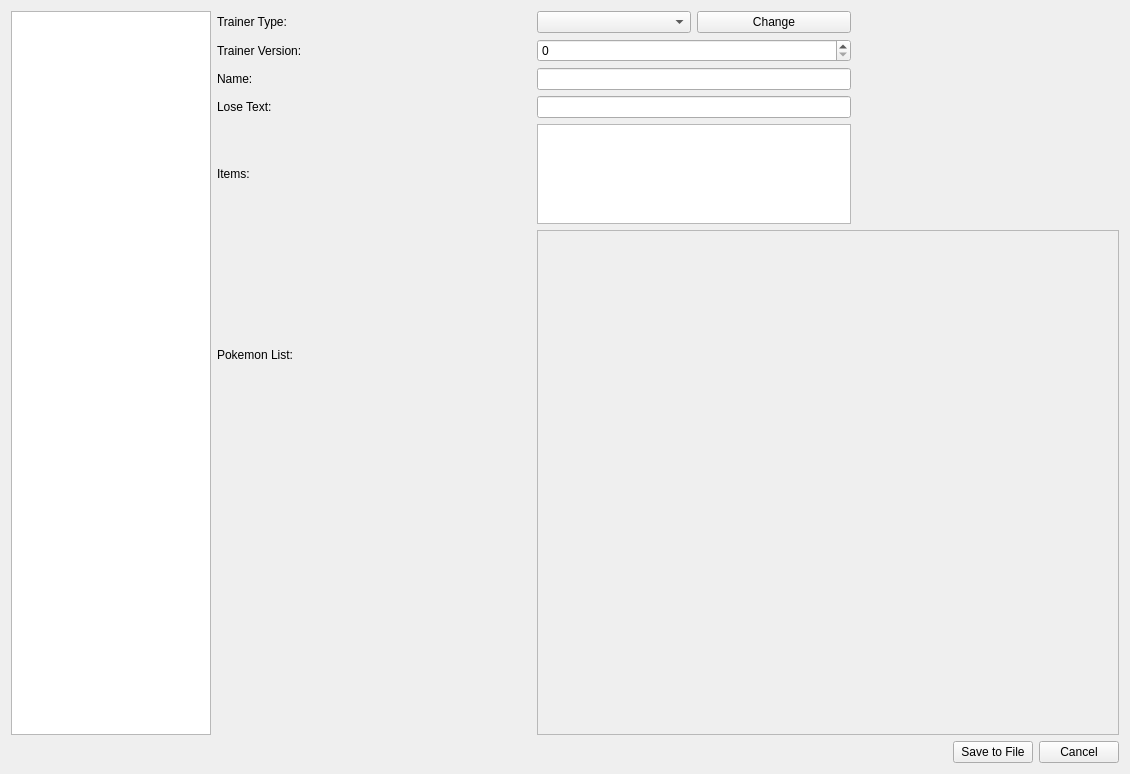
<?xml version="1.0" encoding="UTF-8"?>
<ui version="4.0">
 <class>TrainerEditor</class>
 <widget class="QWidget" name="TrainerEditor">
  <property name="geometry">
   <rect>
    <x>0</x>
    <y>0</y>
    <width>1130</width>
    <height>774</height>
   </rect>
  </property>
  <property name="windowTitle">
   <string>TrainerEditor</string>
  </property>
  <layout class="QGridLayout" name="gridLayout_2">
   <item row="0" column="1">
    <layout class="QGridLayout" name="gridLayout">
     <item row="1" column="3">
      <widget class="QPushButton" name="button_change_type">
       <property name="text">
        <string>Change</string>
       </property>
      </widget>
     </item>
     <item row="3" column="0" colspan="2">
      <widget class="QLabel" name="label_3">
       <property name="text">
        <string>Name:</string>
       </property>
      </widget>
     </item>
     <item row="4" column="0" colspan="2">
      <widget class="QLabel" name="label">
       <property name="text">
        <string>Lose Text:</string>
       </property>
      </widget>
     </item>
     <item row="5" column="0" colspan="2">
      <widget class="QLabel" name="label_5">
       <property name="text">
        <string>Items:</string>
       </property>
      </widget>
     </item>
     <item row="6" column="2" rowspan="2" colspan="4">
      <widget class="QScrollArea" name="scrollArea">
       <property name="widgetResizable">
        <bool>true</bool>
       </property>
       <widget class="QWidget" name="scrollAreaWidgetContents">
        <property name="geometry">
         <rect>
          <x>0</x>
          <y>0</y>
          <width>582</width>
          <height>454</height>
         </rect>
        </property>
        <layout class="QGridLayout" name="gridLayout_5">
         <item row="0" column="0">
          <layout class="QGridLayout" name="layout_pokemon"/>
         </item>
        </layout>
       </widget>
      </widget>
     </item>
     <item row="1" column="5" rowspan="5">
      <widget class="QLabel" name="label_sprite_overworld">
       <property name="minimumSize">
        <size>
         <width>128</width>
         <height>0</height>
        </size>
       </property>
       <property name="maximumSize">
        <size>
         <width>128</width>
         <height>16777215</height>
        </size>
       </property>
       <property name="text">
        <string/>
       </property>
      </widget>
     </item>
     <item row="1" column="4" rowspan="5">
      <widget class="QLabel" name="label_sprite_front">
       <property name="minimumSize">
        <size>
         <width>128</width>
         <height>0</height>
        </size>
       </property>
       <property name="maximumSize">
        <size>
         <width>128</width>
         <height>16777215</height>
        </size>
       </property>
       <property name="text">
        <string/>
       </property>
      </widget>
     </item>
     <item row="6" column="0" colspan="2">
      <widget class="QLabel" name="label_2">
       <property name="text">
        <string>Pokemon List:</string>
       </property>
      </widget>
     </item>
     <item row="4" column="2" colspan="2">
      <widget class="QLineEdit" name="line_lose_text"/>
     </item>
     <item row="5" column="2" colspan="2">
      <widget class="QListWidget" name="list_trainer_items">
       <property name="maximumSize">
        <size>
         <width>16777215</width>
         <height>100</height>
        </size>
       </property>
      </widget>
     </item>
     <item row="1" column="0" colspan="2">
      <widget class="QLabel" name="label_6">
       <property name="text">
        <string>Trainer Type:</string>
       </property>
      </widget>
     </item>
     <item row="2" column="2" colspan="2">
      <widget class="QSpinBox" name="spin_version"/>
     </item>
     <item row="1" column="2">
      <widget class="QComboBox" name="trainer_type_combo"/>
     </item>
     <item row="2" column="0" colspan="2">
      <widget class="QLabel" name="label_4">
       <property name="text">
        <string>Trainer Version:</string>
       </property>
      </widget>
     </item>
     <item row="3" column="2" colspan="2">
      <widget class="QLineEdit" name="line_name"/>
     </item>
    </layout>
   </item>
   <item row="0" column="0">
    <widget class="QListWidget" name="list_trainers">
     <property name="maximumSize">
      <size>
       <width>200</width>
       <height>16777215</height>
      </size>
     </property>
    </widget>
   </item>
   <item row="1" column="0" colspan="2">
    <layout class="QHBoxLayout" name="horizontalLayout">
     <item>
      <spacer name="horizontalSpacer">
       <property name="orientation">
        <enum>Qt::Horizontal</enum>
       </property>
       <property name="sizeHint" stdset="0">
        <size>
         <width>40</width>
         <height>20</height>
        </size>
       </property>
      </spacer>
     </item>
     <item>
      <widget class="QPushButton" name="button_ok">
       <property name="text">
        <string>Save to File</string>
       </property>
      </widget>
     </item>
     <item>
      <widget class="QPushButton" name="button_cancel">
       <property name="text">
        <string>Cancel</string>
       </property>
      </widget>
     </item>
    </layout>
   </item>
  </layout>
 </widget>
 <resources/>
 <connections/>
</ui>
